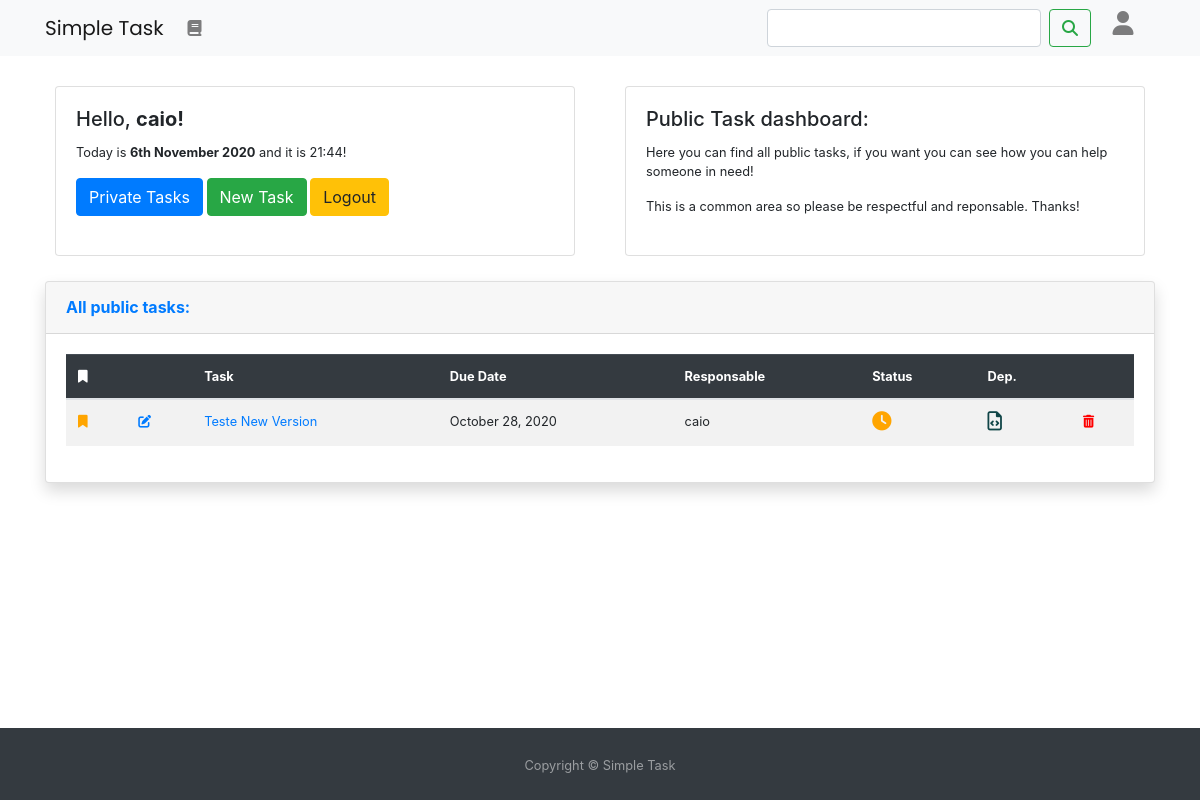
The app's page /task/public (signed in), older data.
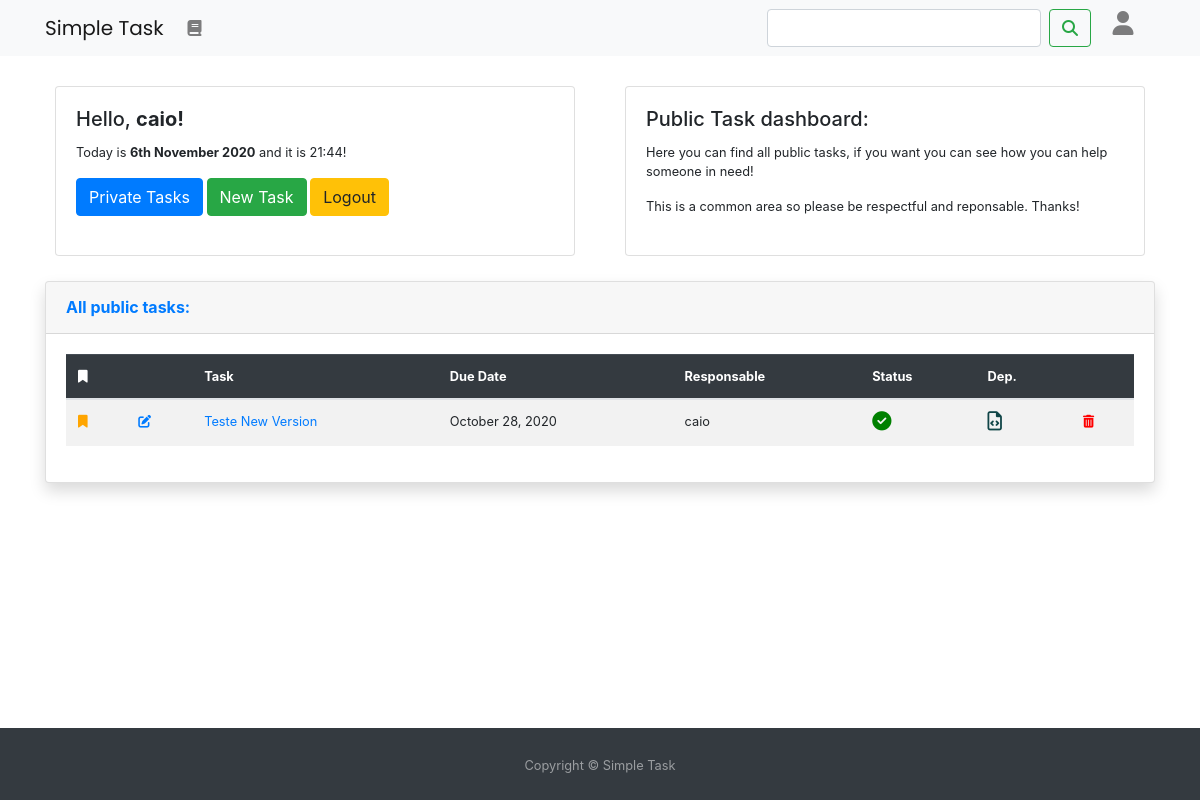
The same page, newer data.
### task_app/models.py (models this page shows, shortened)
class Task(models.Model):
    title = models.CharField(max_length=50)
    content = RichTextField(blank=True,null=True)
    date_created = models.DateTimeField(auto_now_add=True)
    due_date = models.DateTimeField(default=timezone.now)
    author = models.ForeignKey(User,  null=True, on_delete=models.SET_NULL, default=User)
    responsable = models.ForeignKey(User, null=True, on_delete=models.SET_NULL, related_name="author", default=author)
    STATUS_CHOICES = [('D', 'Done'),('P','Doing'),('N','Not done')]
    Status = models.CharField(max_length=1,choices=STATUS_CHOICES, default='N')
    IMPORTANCE_CHOICES = [('H', 'High'),('M','Medium'),('L','Low')]
    importance = models.CharField(max_length=1,choices=IMPORTANCE_CHOICES, default='M')
    DEPARTAMENT_CHOICES = [('D', 'Dev'),('M','Marketing'),('H','HR'),('L','Legal'),('F','Finances'),('O','Others')]
    departament = models.CharField(max_length=1,choices=DEPARTAMENT_CHOICES, default='M')
    is_public = models.BooleanField(default=False)
    class Meta:
      ordering = ('due_date',)

### task_app/views.py (the view)
# urls.py: path('task/public', DashboardTaskAppViewPublic.as_view(), name="task-home-public"),
class DashboardTaskAppViewPublic(LoginRequiredMixin, ListView):
    model = Task
    template_name = "task_app/task_dashboard_public.html"
    context_object_name = 'tasks'
    today = datetime.date.today()
    def queryset(self):
        return Task.objects.filter(Q(is_public=True))

### users/models.py (called while the page is built)
    def get_user(self, user_id):
        try:
            user = UserModel.objects.get(pk=user_id)
        except UserModel.DoesNotExist:
            return None
        return user if self.user_can_authenticate(user) else None

### task_app/templates/task_app/task_dashboard_public.html (shortened to what this page needs)
{% extends "base.html" %}
{% block content %}
{% include "shared/nav.html" %}
<div class="container" style="margin-top: 10px;font-size: 0.8rem">
    <div class="row">
        <div class="col-sm-6">
          <div style="height: 170px; margin:10px" class="card">
            <div class="card-body">
              <h5 class="card-title">Hello, <strong>{{user.username}}!</strong></h5>
              <p class="card-text">Today is <strong>{% now "jS F Y" %}</strong> and it is {% now "H:i" %}!</p>
              <a href="{% url 'task-home' %}" class="btn btn-primary">Private Tasks</a>
              <a href="{% url 'task-create' %}" class="btn btn-success">New Task</a>
              <a href="{% url 'logout' %}" class="btn btn-warning">Logout</a>
            </div>
          </div>
        </div>
        <div class="col-sm-6">
          <div  style="height: 170px; margin:10px" class="card">
            <div class="card-body">
              <h5 class="card-title">Public Task dashboard:</h5>
              <p class="card-text danger">Here you can find all public tasks, if you want you can see how you can help someone in need! </p>
              <p class="card-text danger"> This is a common area so please be respectful and reponsable. Thanks!</p>
            </div>
          </div>
        </div>
      </div>
    <div style="margin-top: 15px;" class="card shadow mb-4">
      <div class="card-header py-3 d-flex flex-row align-items-center justify-content-between">
        <h6 class="m-0 font-weight-bold text-primary">All public tasks:</h6>
      </div>
      <div class="card-body">
      <div class="chart-area table-responsive">
        <table class="table table-striped">
      <thead class="table-dark">
      <tr>
          <th scope="col" data-toggle="tooltip" data-placement="top" title="Task importance"><i class="fas fa-bookmark"></i></th>
          <th scope="col"></th>
          <th scope="col">Task</th>
          <th scope="col">Due Date</th>
          <th scope="col">Responsable</th>
          <th scope="col">Status</th>
          <th scope="col" data-toggle="tooltip" data-placement="top" title="Departament">Dep.</th>
          <th scope="col"></th>
      </tr>
      </thead>
       <tbody>
        {% for task in object_list %}
      <tr>
          {% if task.importance == "M" %}
          <th scope="row" data-toggle="tooltip" data-placement="top" title="Medium"><i style="color: orange" class="fas fa-bookmark"></i></th>
          {% endif %}
          {% if task.author == user %}
          <th scope="row"><a href="{{task.id}}/update"><i class="fas fa-edit"></i></a></th>
          {%else%}
          <td data-toggle="tooltip" data-placement="top" title="Only the owner can update, you can comment though!"><i style="color:#CACACA " class="fas fa-edit"></i></i></td>
          {% endif %}
          <td><a href="{{task.id}}">{{task.title}}</a></td>
          <td>{{task.due_date|date:"F d, Y"}}</td>
          <td>{{task.responsable}}</td>
          {% if task.Status == "D" %}
          <td><i data-toggle="tooltip" data-placement="top" title="Good job! This task is done!" style="color: green; font-size: 1.2rem;" class="fas fa-check-circle"></i></td>
          {% endif %}
          {% if task.Status == "N" %}
          <td><i data-toggle="tooltip" data-placement="top" title="To-do, not started" style="color: orange; font-size: 1.2rem;" class="fas fa-clock"></i></td>
          {% endif %}
          {% if task.departament == 'D' %}
          <td data-toggle="tooltip" data-placement="top" title="Development"><i style="color:#104547;font-size:1.2rem" class="far fa-file-code"></i></td>
          {% endif %}
          {% if task.author == user %}
          <td><a href="{{task.id}}/delete"><i style="color: red;" class="fas fa-trash-alt"></i></a></td>
          {%else%}
          <td data-toggle="tooltip" data-placement="top" title="Sorry, only the Task author can delete this."><i style="color:#CACACA " class="fas fa-trash-alt"></i></i></td>
          {% endif %}
      </tr>
      {% endfor %}
      </tbody>
  </table>
        </div>
      </div>
    </div>
  </div>
{% include "shared/footer.html" %}
{% endblock content %}

Row changes from the older to the newer data that the page shows:
changed Task "Teste New Version": Status "N" → "D" (drawn)
